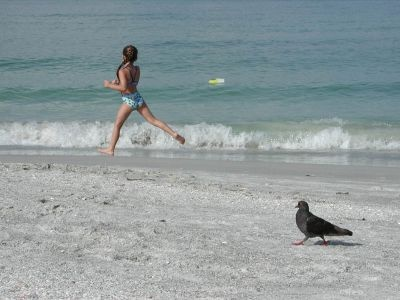
%> input picture image/beach.jpg, 400 x 300 px; its folder holds only this picture in this run
$ octave saliency.m   (GNU Octave 9; MATLAB toolbox functions it lacks are replaced by stand-ins)
%> lines starting %> are read from the running program, lines starting %| are printed output that depends on the picture; in (x1, y1, x2, y2) boxes, pixels count from 0 and x2, y2 are one past the last pixel; in counts of white or black regions, pixels touching at a corner belong together; the program's own positions count from 1
### ROI_saliency_map.m
%----------------------------------------------------------
% Bharath, Ramesh, et al. "Scalable scene understanding using
% saliency-guided object localization." Control and Automation (ICCA), 2013
% 10th IEEE International Conference on. IEEE, 2013.
% http://ieeexplore.ieee.org/xpls/abs_all.jsp?arnumber=6565074
%----------------------------------------------------------
function fgm = ROI_saliency_map(I)
    % Opening by reconstruction
    se = strel('disk',5,0);
    Ie = imerode(I, se);
    Iobr = imreconstruct(Ie, I);

    if mean2(Iobr)==0 %rare case when sal. map is completely eroded
        fgm = I > 0;
        return;
    end
    % Regional maxima selects flat peaks
    fgm = imregionalmax(Iobr,8);
    disp(size(fgm));

    % Discard regions with very low saliency values; Extra step not
    % included in the paper.
    discard_thresh = 0.2;

    labelimg = bwlabel(fgm);
    s = regionprops(labelimg, I, 'MeanIntensity');
    avg_sal = [s.MeanIntensity];
    avg_sal = rescale(avg_sal,0,1);

    idx = find(avg_sal > discard_thresh);

    if ~isempty(idx)
    fgm = ismember(labelimg,idx);
    end


end

### saliency.m
image_list = dir('image/*.jpg');

for i = 1:size(image_list)
    disp(image_list(i).name)
    img = imread(strcat('image/', image_list(i).name));
%> img is the input picture: size 300x400x3 uint8; mean R, G, B 145.2, 156.4, 158.2
    img = rgb2gray(img);
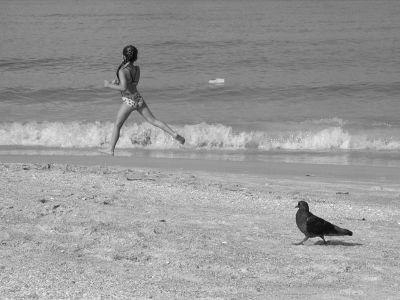
%> img: size 300x400 uint8; min 0, max 254, mean 153.2

    sal_map = ROI_saliency_map(img);
%> in ROI_saliency_map, `Ie = imerode(I, se);`:
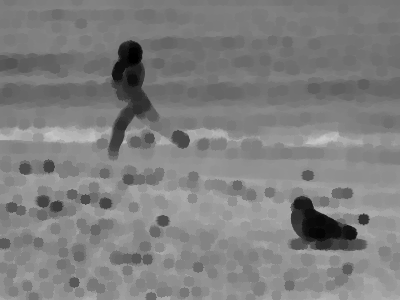
%> Ie: size 300x400 uint8; min 0, max 203, mean 127.3
%> in ROI_saliency_map, `Iobr = imreconstruct(Ie, I);`:
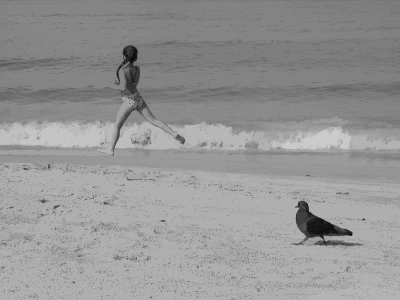
%> Iobr: size 300x400 uint8; min 0, max 203, mean 149.6
%> in ROI_saliency_map, `fgm = imregionalmax(Iobr,8);`:
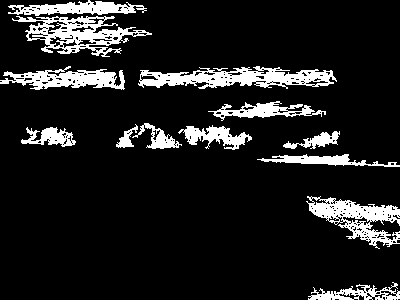
%> fgm: size 300x400 logical; 12.1% white; 13 white regions, largest, box (x1, y1, x2, y2) and area: (138, 66, 337, 89) 2507, (12, 16, 152, 57) 2246, (306, 196, 400, 249) 2024
%|    300   400
%> in ROI_saliency_map, `labelimg = bwlabel(fgm);`:
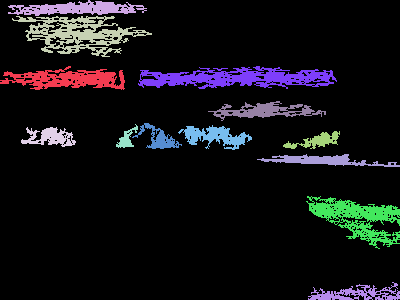
%> labelimg: size 300x400 double; 14 distinct labels, from 0 to 13; one colour per label, 0 black
%> in ROI_saliency_map, `s = regionprops(labelimg, I, 'MeanIntensity');`: s = 13 regions; first 5, MeanIntensity: 138.6, 135.4, 137.2, 204.9, 200.1
%> in ROI_saliency_map, `avg_sal = [s.MeanIntensity];`: avg_sal = [138.6 135.4 137.2 204.9 200.1 194 135.6 194.9 139.8 165.8 210.9 187.8 187.9]
%> in ROI_saliency_map, `avg_sal = rescale(avg_sal,0,1);`: avg_sal = [0.0425 0 0.0232 0.92 0.858 0.777 0.00153 0.789 0.0583 0.403 1 0.695 0.696]
%> in ROI_saliency_map, `idx = find(avg_sal > discard_thresh);`: idx = [4 5 6 8 10 11 12 13]
%> in ROI_saliency_map, `fgm = ismember(labelimg,idx);`:
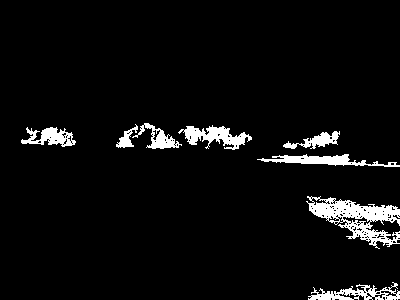
%> fgm: size 300x400 logical; 5% white; 8 white regions, largest, box (x1, y1, x2, y2) and area: (306, 196, 400, 249) 2024, (178, 125, 252, 150) 841, (257, 154, 400, 167) 788

    figure(i);
    subplot(1, 2, 1);
    imshow(img);
    title('original');

    subplot(1, 2, 2);
    imshow(sal_map);
    title('saliency map');
end

$ run again, on image/dolphin.jpg
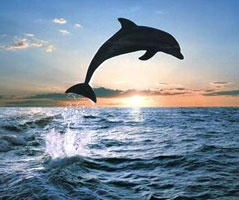
%> input picture image/dolphin.jpg, 239 x 200 px
%> img is the input picture: size 200x239x3 uint8; mean R, G, B 126.6, 142.6, 157.2
%> img: size 200x239 uint8
%|    200   239
%> in ROI_saliency_map, `labelimg = bwlabel(fgm);`:
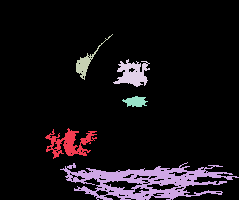
%> labelimg: size 200x239 double; 6 distinct labels, from 0 to 5; one colour per label, 0 black
%> s = 5 regions; MeanIntensity: 233.9, 114.8, 221.6, 243.4, 251.2
%> in ROI_saliency_map, `avg_sal = [s.MeanIntensity];`: avg_sal = [233.9 114.8 221.6 243.4 251.2]
%> in ROI_saliency_map, `avg_sal = rescale(avg_sal,0,1);`: avg_sal = [0.873 0 0.783 0.943 1]
%> idx = [1 3 4 5]
%> in ROI_saliency_map, `fgm = ismember(labelimg,idx);`:
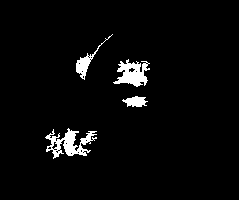
%> fgm: size 200x239 logical; 3.6% white; 4 white regions, box (x1, y1, x2, y2) and area: (45, 128, 97, 159) 680, (113, 59, 150, 87) 566, (76, 34, 113, 80) 266, (122, 96, 148, 107) 185
